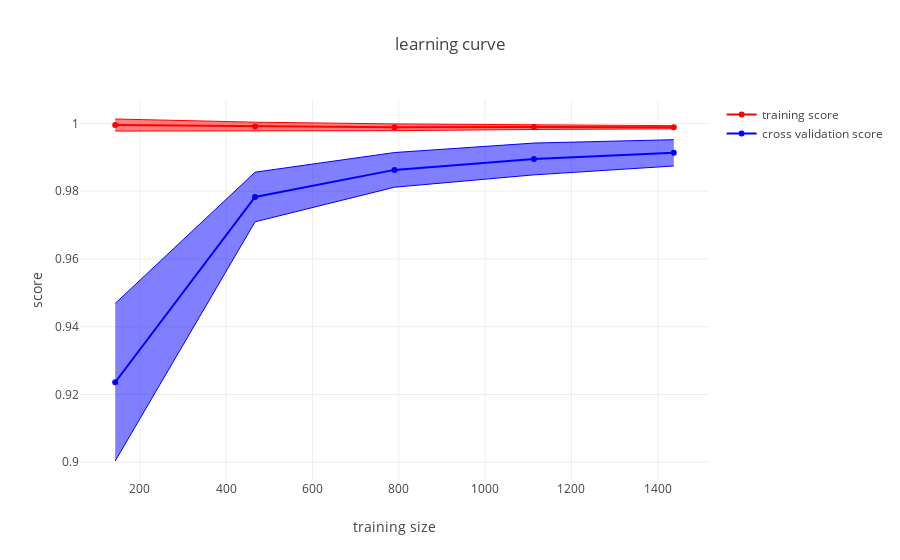

The notebook cell saved with this chart:
### Code cell
digits = load_digits()
# print(digits["DESCR"])
X, y = digits.data, digits.target
cv = ShuffleSplit(n_splits=100, test_size=0.2, random_state=0)
model = SVC(gamma=0.001)
plot_learning_curve(model, X, y, cv=cv, n_jobs=8)

### Figure 1 — Plotly figure (JSON) as saved in the notebook; plotly's stock layout.template omitted (floating-point values rounded to 4 significant figures)
{"data": [{"line": {"color": "blue", "width": 1}, "mode": "lines", "showlegend": false, "type": "scatter", "uid": "9eac8cb4-1e06-4728-a2f0-3d5ad8c61cc1", "x": [143, 467, 790, 1113, 1437], "y": [0.9469, 0.9856, 0.9914, 0.9942, 0.9952]}, {"fill": "tonexty", "line": {"color": "blue", "width": 1}, "mode": "lines", "showlegend": false, "type": "scatter", "uid": "dafafb2c-633c-4ffe-8647-b88680c535f0", "x": [143, 467, 790, 1113, 1437], "y": [0.9004, 0.971, 0.9812, 0.9848, 0.9874]}, {"line": {"color": "red", "width": 1}, "mode": "lines", "showlegend": false, "type": "scatter", "uid": "6a43572b-7608-4bee-a161-9b8b1f15abeb", "x": [143, 467, 790, 1113, 1437], "y": [1.001, 1.0, 0.9998, 0.9996, 0.9993]}, {"fill": "tonexty", "line": {"color": "red", "width": 1}, "mode": "lines", "showlegend": false, "type": "scatter", "uid": "c741d373-7e1d-4b80-808d-60d997629085", "x": [143, 467, 790, 1113, 1437], "y": [0.9977, 0.9978, 0.9978, 0.9982, 0.9984]}, {"marker": {"color": "blue"}, "name": "cross validation score", "showlegend": true, "type": "scatter", "uid": "89cc28cf-301d-4afb-ba71-5f269f94e747", "x": [143, 467, 790, 1113, 1437], "y": [0.9236, 0.9783, 0.9863, 0.9895, 0.9913]}, {"marker": {"color": "red"}, "name": "training score", "showlegend": true, "type": "scatter", "uid": "59a7adef-3f71-47c4-90ef-35f883f0d16b", "x": [143, 467, 790, 1113, 1437], "y": [0.9995, 0.9991, 0.9988, 0.9989, 0.9989]}], "layout": {"title": {"text": "learning curve"}, "xaxis": {"title": {"text": "training size"}}, "yaxis": {"title": {"text": "score"}}}}
